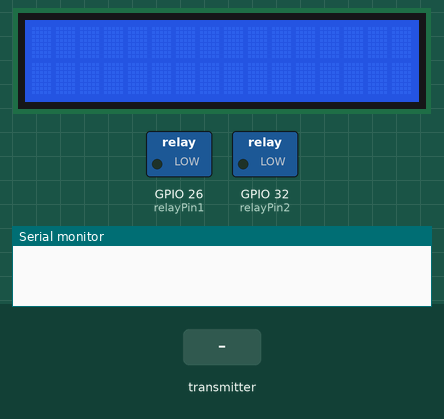
Simulated run of this sketch. Board: ESP32. On the bench: 16×2 character LCD, switched loads named in the sketch (green lamp = pin HIGH), the last lines printed to the serial monitor. The inputs (shaded band) are chosen by the test bench.

Above: at 1.2 s.
1.3 s: the transmitter starts sending a = 0
At 12.8 s:
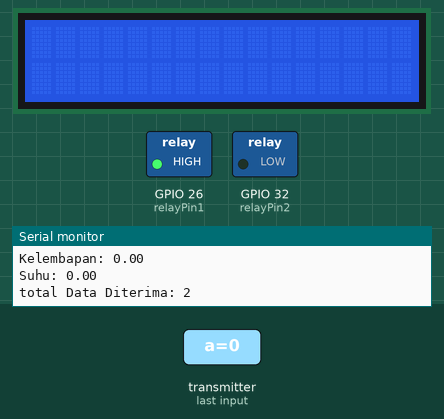
Timing chart, 0 to 14.3 s (numbered marks = the images above; inputs shaded):
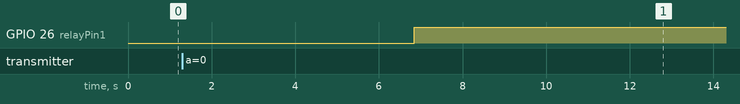

Measured:
- after the input at 1.3 s, GPIO 26 (relayPin1): LOW → HIGH after 5.5 s

The sketch:

MASTER_2.ino
```cpp
#include <WiFi.h>
#include <esp_now.h>
#include <LiquidCrystal_I2C.h>

LiquidCrystal_I2C LCD = LiquidCrystal_I2C(0x27, 16, 2);

// struktur data yang diterima
typedef struct struct_message {
  char a[32];
  float b;
  float c;
} struct_message;
struct_message data_ku;

int totalSuhu = 0;
int totalKelembapan = 0;
int totalDataDiterima = 0;

int relayPin1 = 26;
int relayPin2 = 32;

// callback jika menerima data
void cb_terima(const uint8_t *mac_addr, const uint8_t *dataDiterima, int panjang) {
  memcpy(&data_ku, dataDiterima, sizeof(data_ku));
  Serial.print("Bytes diterima: ");
  Serial.println(panjang);
  Serial.print("Char: ");
  Serial.println(data_ku.a);
  Serial.print("Kelembapan: ");
  Serial.println(data_ku.b);
  Serial.print("Suhu: ");
  Serial.println(data_ku.c);

  totalSuhu += data_ku.c;
  totalKelembapan += data_ku.b;
  totalDataDiterima++;
      Serial.print("total Data Diterima: ");
      Serial.println(totalDataDiterima);
  if(totalDataDiterima == 2){
    float rataRataSuhu = totalSuhu/4;
    float rataRataKelembapan = totalKelembapan/4;
    LCD.setCursor(0, 0);
    LCD.print("Temp = " + String(rataRataSuhu));
    LCD.setCursor(0, 1);
    LCD.print("Klmbp = " + String(rataRataKelembapan));
    delay(5000);
    LCD.clear();
    if(rataRataSuhu > 33){
      Serial.print("Sensor Suhu: ");
      Serial.println(rataRataSuhu);
      digitalWrite(relayPin1, LOW);
      LCD.setCursor(0, 0);
      LCD.print("Kipas Nyala");
    } if(rataRataSuhu < 35){
      Serial.print("Sensor Suhu: ");
      Serial.println(rataRataSuhu);
      digitalWrite(relayPin1, HIGH);
      LCD.setCursor(0, 0);
      LCD.print("Kipas Mati");
    } if(rataRataKelembapan < 80){
      Serial.print("Sensor Suhu: ");
      Serial.println(rataRataKelembapan);
      digitalWrite(relayPin2, LOW);
      LCD.setCursor(0, 1);
      LCD.print("Pompa Nyala");
      delay(5000);
    } if(rataRataKelembapan > 80){
      Serial.print("Sensor Suhu: ");
      Serial.println(rataRataKelembapan);
      digitalWrite(relayPin2, HIGH);
      LCD.setCursor(0, 1);
      LCD.print("Pompa Mati");
      delay(5000);
    }
    totalSuhu = 0;
    totalKelembapan = 0;
    totalDataDiterima = 0;
    LCD.clear();
  }
}

void setup() {
  Serial.begin(115200);

  LCD.init();
  LCD.backlight();
  LCD.setCursor(0, 0);

  // mengatur esp ke mode station
  WiFi.mode(WIFI_STA);

  // inisialisasi espnow
  if (esp_now_init() != ESP_OK) {
    Serial.println("Gagal Inisialisasi espnow");
    return;
  }

  pinMode(relayPin1, OUTPUT);
  pinMode(relayPin2, OUTPUT);

  digitalWrite(relayPin1, LOW);
  digitalWrite(relayPin2, LOW);

  // mendaftarkan fungsi callback
  esp_now_register_recv_cb(cb_terima);
}

void loop() {

}
```
